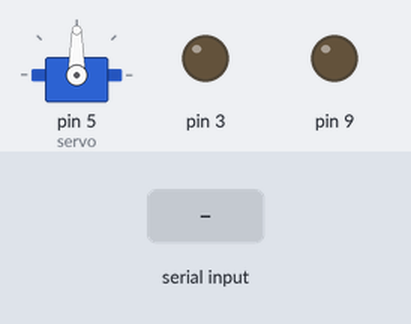
Bench run of a sketch on a simulated Arduino Uno, built with avr-gcc and run on an emulated ATmega328P. Parts: servo, output pins drawn as LEDs (lit = HIGH). Inputs (shaded band) come from the test bench.

Above: at 1.2 s.
1.3 s: "R" received over Serial
At 1.8 s:
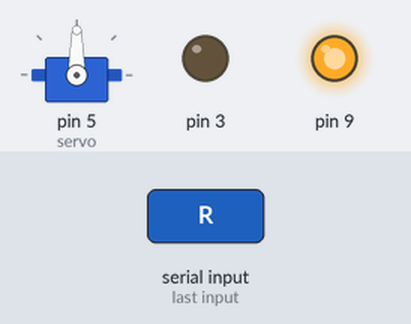
2.8 s: "B" received over Serial
At 4.0 s:
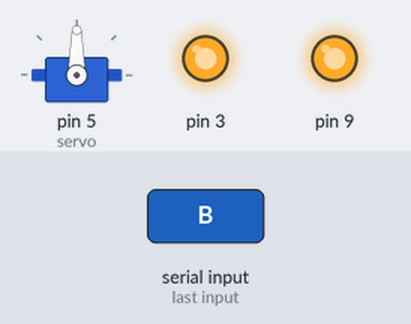
4.3 s: "S" received over Serial
At 5.2 s:
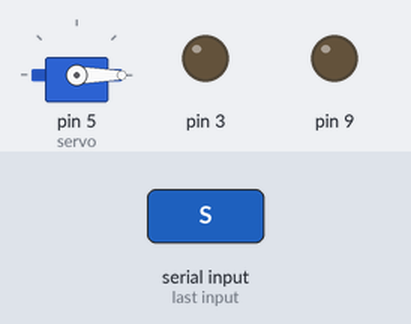
5.8 s: "R" received over Serial
At 6.4 s:
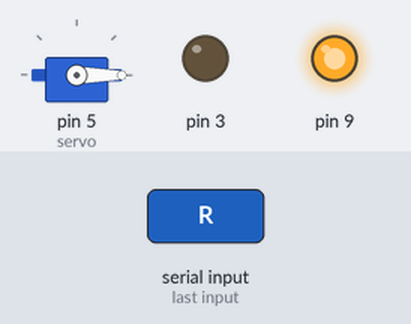
7.3 s: "B" received over Serial
At 8.5 s:
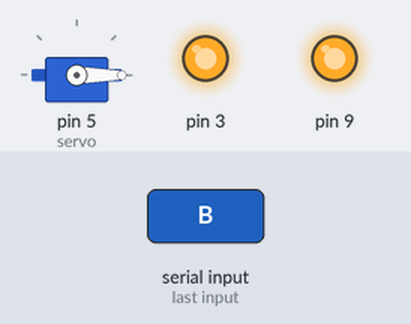
8.8 s: "G" received over Serial
At 9.9 s:
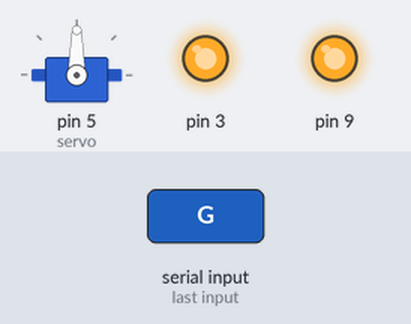
Timing chart, 0 to 11.3 s (numbered marks = the images above; inputs shaded):
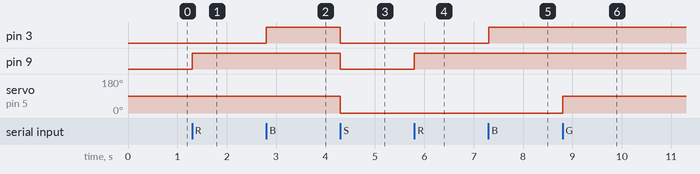

Measured:
- after the input at 1.3 s, pin 9: LOW → HIGH at once
- after the input at 2.8 s, pin 3: LOW → HIGH at once
- after the input at 4.3 s, pin 3, pin 9: HIGH → LOW at once; servo on pin 5 (servo): 90° → 0° at once
- after the input at 5.8 s, pin 9: LOW → HIGH at once
- after the input at 7.3 s, pin 3: LOW → HIGH at once
- after the input at 8.8 s, servo on pin 5 (servo): 0° → 90° at once

The sketch:

pyserial.ino
```cpp
//--------------------------------------
// Aurduino-Python Serial Communication
//--------------------------------------

#include <Servo.h>
Servo servo;
void setup()
{
  Serial.begin(9600); Serial.setTimeout(1);
  pinMode(9, OUTPUT); pinMode(5, OUTPUT); pinMode(3, OUTPUT);
  servo.attach(5);

}
//--------------------------------------------------------------
void loop()
{
  char controlSignal;
  while(!Serial.available());

  controlSignal = Serial.read();
  if(controlSignal == 'R') digitalWrite(9, !digitalRead(9));
  if(controlSignal == 'G'){
    servo.write(90);
  }
  if(controlSignal == 'B') digitalWrite(3, !digitalRead(3));
  if(controlSignal == 'S'){
    digitalWrite(3, LOW);
    digitalWrite(9, LOW);
    servo.write(0);
  }
}
```
